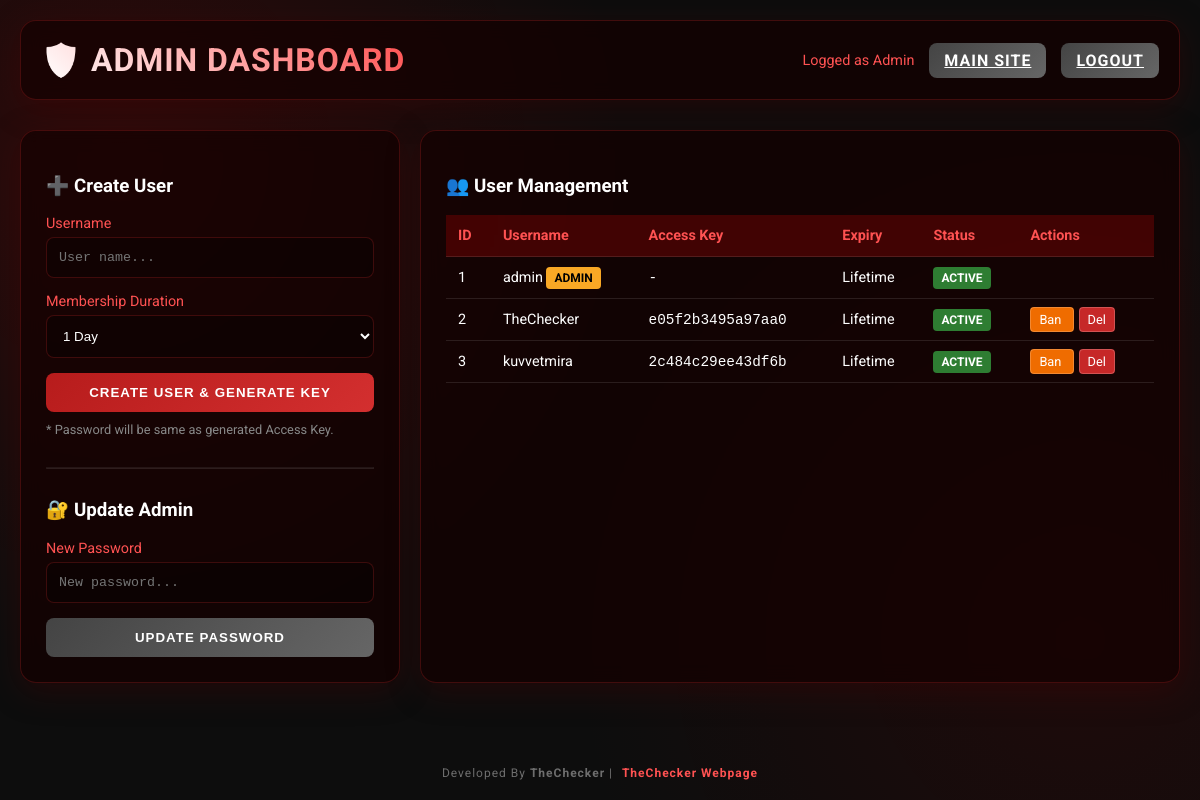
The page /admin (signed in) on the database its author committed.
### app.py (models this page shows)
class User(UserMixin, db.Model):
    id = db.Column(db.Integer, primary_key=True)
    username = db.Column(db.String(150), unique=True, nullable=False)
    password = db.Column(db.String(150), nullable=False)
    is_admin = db.Column(db.Boolean, default=False)
    is_banned = db.Column(db.Boolean, default=False)
    access_key = db.Column(db.String(50), unique=True, nullable=True)
    expiry_date = db.Column(db.DateTime, nullable=True)

### app.py (the view)
@app.route('/admin')
@login_required
def admin_panel():
    if not current_user.is_admin:
        return redirect(url_for('index'))
    users = User.query.all()
    return render_template('admin.html', users=users)

### app.py (called while the page is built)
@login_manager.user_loader
def load_user(user_id):
    return User.query.get(int(user_id))

### templates/admin.html (shortened to what this page needs)
<!DOCTYPE html>
<html lang="en">
<head>
    <link rel="stylesheet" href="/static/css/style.css">
</head>
<body>
    <div class="container">
        <header class="glass">
            <h1>🛡️ ADMIN DASHBOARD</h1>
            <div style="display: flex; gap: 15px; align-items: center;">
                <div style="color: var(--accent-color); font-size: 0.9rem;">Logged as Admin</div>
                <a href="/" class="btn btn-secondary" style="width: auto; padding: 8px 15px;">Main Site</a>
                <a href="/logout" class="btn btn-secondary" style="width: auto; padding: 8px 15px;">Logout</a>
            </div>
        </header>
        <div class="admin-grid">
            <div class="glass controls-section">
                <h3>➕ Create User</h3>
                <form action="/admin/add_user" method="POST">
                    <div class="form-group">
                        <label>Username</label>
                        <input type="text" name="username" required placeholder="User name...">
                    </div>
                    <div class="form-group">
                        <label>Membership Duration</label>
                        <select name="duration"
                            style="width: 100%; padding: 12px; background: rgba(0,0,0,0.3); color: white; border: 1px solid var(--glass-border); border-radius: 8px;">
                            <option value="1">1 Day</option>
                        </select>
                    </div>
                    <button type="submit" class="btn">Create User & Generate Key</button>
                    <p style="font-size: 0.8rem; color: #888; margin-top: 10px;">
                        * Password will be same as generated Access Key.
                    </p>
                </form>
                <hr style="border-color: rgba(255,255,255,0.1); margin: 30px 0;">
                <h3>🔐 Update Admin</h3>
                <form action="/admin/update_admin" method="POST">
                    <div class="form-group">
                        <label>New Password</label>
                        <input type="password" name="new_password" required placeholder="New password...">
                    </div>
                    <button type="submit" class="btn btn-secondary">Update Password</button>
                </form>
            </div>
            <div class="glass controls-section">
                <h3>👥 User Management</h3>
                <div style="overflow-x: auto;">
                    <table>
                        <thead>
                            <tr>
                                <th>ID</th>
                                <th>Username</th>
                                <th>Access Key</th>
                                <th>Expiry</th>
                                <th>Status</th>
                                <th>Actions</th>
                            </tr>
                        </thead>
                        <tbody>
                            {% for user in users %}
                            <tr>
                                <td>{{ user.id }}</td>
                                <td>
                                    {{ user.username }}
                                    {% if user.is_admin %} <span class="badge bg-warning">ADMIN</span> {% endif %}
                                </td>
                                <td style="font-family: monospace;">{{ user.access_key if user.access_key else '-' }}
                                </td>
                                <td>
                                    {% if user.is_admin %}
                                    Lifetime
                                    {% elif user.expiry_date %}
                                    {{ user.expiry_date.strftime('%Y-%m-%d') }}
                                    {% else %}
                                    Lifetime
                                    {% endif %}
                                </td>
                                <td>
                                    {% if user.is_banned %}
                                    <span class="badge bg-danger">BANNED</span>
                                    {% else %}
                                    <span class="badge bg-success">ACTIVE</span>
                                    {% endif %}
                                </td>
                                <td>
                                    {% if not user.is_admin %}
                                    <a href="/admin/toggle_ban/{{ user.id }}"
                                        class="action-btn {{ 'bg-success' if user.is_banned else 'bg-warning-btn' }}">
                                        {{ 'Unban' if user.is_banned else 'Ban' }}
                                    </a>
                                    <a href="/admin/delete_user/{{ user.id }}" class="action-btn bg-danger"
                                        onclick="return confirm('Are you sure?')">Del</a>
                                    {% endif %}
                                </td>
                            </tr>
                            {% endfor %}
                        </tbody>
                    </table>
                </div>
            </div>
        </div>
    </div>
    <footer class="footer">
        Developed By <strong>TheChecker</strong> |
        <a href="https://guns.lol/thechecker" target="_blank">TheChecker Webpage</a>
    </footer>
</body>
</html>

### static/css/style.css (style rules this page uses)
:root { --bg-color: #0d0d0d; --primary-color: #d32f2f; --primary-dark: #b71c1c; --accent-color: #ff5252; --text-color: #ffffff; --glass-bg: rgba(20, 0, 0, 0.7); --glass-border: rgba(255, 50, 50, 0.2); --shadow: 0 8px 32px 0 rgba(70, 0, 0, 0.37); }
body { background-color: var(--bg-color); background-image: radial-gradient(circle at 10% 20%, rgba(180, 0, 0, 0.2) 0%, transparent 40%), radial-gradient(circle at 90% 80%, rgba(100, 0, 0, 0.2) 0%, transparent 40%); color: var(--text-color); font-family: 'Roboto', sans-serif; margin: 0; min-height: 100vh; display: flex; flex-direction: column; }
.glass { background: var(--glass-bg); backdrop-filter: blur(10px); -webkit-backdrop-filter: blur(10px); border: 1px solid var(--glass-border); box-shadow: var(--shadow); border-radius: 16px; }
.container { max-width: 1200px; margin: 0 auto; padding: 20px; width: 100%; box-sizing: border-box; }
header { display: flex; justify-content: space-between; align-items: center; padding: 20px; margin-bottom: 30px; }
h1 { margin: 0; background: linear-gradient(45deg, var(--text-color), var(--accent-color)); -webkit-background-clip: text; background-clip: text; -webkit-text-fill-color: transparent; font-weight: 700; letter-spacing: 1px; }
.controls-section { padding: 25px; margin-bottom: 20px; }
.form-group { margin-bottom: 15px; }
label { display: block; margin-bottom: 5px; font-size: 0.9rem; color: var(--accent-color); }
textarea, input[type="text"], input[type="number"], input[type="password"] { width: 100%; background: rgba(0, 0, 0, 0.3); border: 1px solid var(--glass-border); border-radius: 8px; padding: 12px; color: var(--text-color); box-sizing: border-box; font-family: monospace; transition: all 0.3s ease; }
.btn { background: linear-gradient(135deg, var(--primary-dark), var(--primary-color)); color: white; border: none; padding: 12px 25px; border-radius: 8px; font-weight: bold; cursor: pointer; transition: all 0.3s; text-transform: uppercase; letter-spacing: 1px; width: 100%; }
.btn-secondary { background: linear-gradient(135deg, #444, #666); }
.admin-grid { display: grid; grid-template-columns: 1fr 2fr; gap: 20px; }
table { width: 100%; border-collapse: collapse; color: white; font-size: 0.9rem; }
th, td { text-align: left; padding: 12px; border-bottom: 1px solid rgba(255, 255, 255, 0.1); }
th { background-color: rgba(255, 0, 0, 0.2); font-weight: bold; color: var(--accent-color); }
.badge { padding: 4px 8px; border-radius: 4px; font-size: 0.75rem; font-weight: bold; }
.bg-success { background-color: #2e7d32; }
.bg-danger { background-color: #c62828; }
.bg-warning { background-color: #f9a825; color: black; }
.bg-warning-btn { background-color: #ef6c00; color: white; }
.action-btn { font-size: 0.8rem; padding: 4px 8px; margin-right: 5px; text-decoration: none; color: white; border-radius: 4px; border: 1px solid rgba(255, 255, 255, 0.2); }
.footer { text-align: center; padding: 20px; margin-top: auto; font-size: 0.75rem; color: rgba(255, 255, 255, 0.4); letter-spacing: 1px; }
.footer a { color: var(--accent-color); text-decoration: none; font-weight: bold; margin-left: 5px; transition: all 0.3s ease; }

### rows shown on the page
User: id "1", username "admin", is_admin "ADMIN", access_key "-", is_banned "ACTIVE"
User: id "2", username "TheChecker", access_key "e05f2b3495a97aa0", is_admin "Lifetime", shows "ACTIVE", is_banned "Ban"
User: id "3", username "kuvvetmira", access_key "2c484c29ee43df6b", is_admin "Lifetime", shows "ACTIVE", is_banned "Ban"
